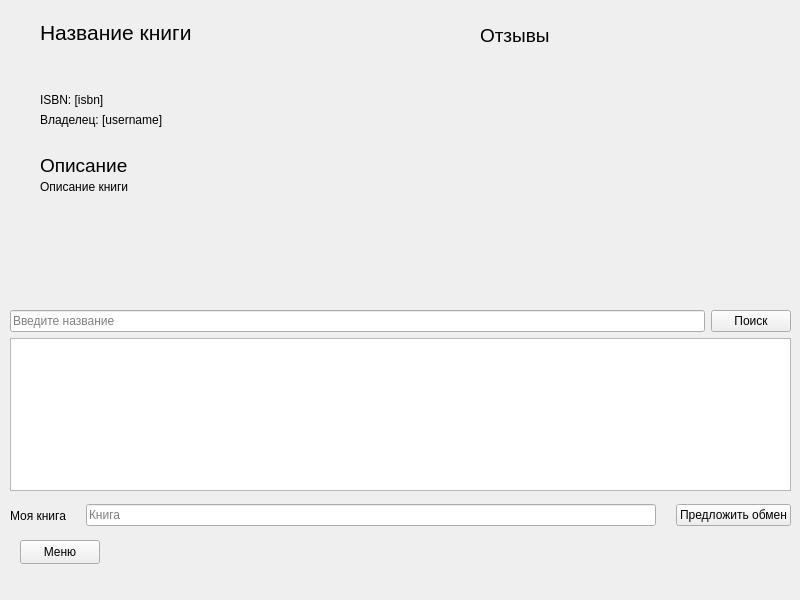
<?xml version="1.0" encoding="UTF-8"?>
<ui version="4.0">
 <class>UserBook</class>
 <widget class="QMainWindow" name="UserBook">
  <property name="geometry">
   <rect>
    <x>0</x>
    <y>0</y>
    <width>800</width>
    <height>600</height>
   </rect>
  </property>
  <property name="sizePolicy">
   <sizepolicy hsizetype="Minimum" vsizetype="Preferred">
    <horstretch>0</horstretch>
    <verstretch>0</verstretch>
   </sizepolicy>
  </property>
  <property name="windowTitle">
   <string>Книга</string>
  </property>
  <widget class="QWidget" name="centralwidget">
   <widget class="QPushButton" name="btnMenu">
    <property name="geometry">
     <rect>
      <x>20</x>
      <y>540</y>
      <width>80</width>
      <height>24</height>
     </rect>
    </property>
    <property name="text">
     <string>Меню</string>
    </property>
   </widget>
   <widget class="QWidget" name="verticalLayoutWidget">
    <property name="geometry">
     <rect>
      <x>10</x>
      <y>310</y>
      <width>781</width>
      <height>181</height>
     </rect>
    </property>
    <layout class="QVBoxLayout" name="vlTable">
     <item>
      <layout class="QHBoxLayout" name="hlSearch">
       <item>
        <widget class="QLineEdit" name="leSearch">
         <property name="placeholderText">
          <string>Введите название</string>
         </property>
        </widget>
       </item>
       <item>
        <widget class="QPushButton" name="btnSearch">
         <property name="text">
          <string>Поиск</string>
         </property>
        </widget>
       </item>
      </layout>
     </item>
     <item>
      <widget class="QTableWidget" name="twMyBooks">
       <property name="sizePolicy">
        <sizepolicy hsizetype="Expanding" vsizetype="Expanding">
         <horstretch>0</horstretch>
         <verstretch>0</verstretch>
        </sizepolicy>
       </property>
      </widget>
     </item>
    </layout>
   </widget>
   <widget class="QLabel" name="lbBookName">
    <property name="geometry">
     <rect>
      <x>40</x>
      <y>20</y>
      <width>361</width>
      <height>61</height>
     </rect>
    </property>
    <property name="font">
     <font>
      <pointsize>16</pointsize>
     </font>
    </property>
    <property name="text">
     <string>Название книги</string>
    </property>
    <property name="alignment">
     <set>Qt::AlignmentFlag::AlignLeading|Qt::AlignmentFlag::AlignLeft|Qt::AlignmentFlag::AlignTop</set>
    </property>
    <property name="wordWrap">
     <bool>true</bool>
    </property>
   </widget>
   <widget class="QLabel" name="lbBookDescription">
    <property name="geometry">
     <rect>
      <x>40</x>
      <y>180</y>
      <width>361</width>
      <height>91</height>
     </rect>
    </property>
    <property name="text">
     <string>Описание книги</string>
    </property>
    <property name="alignment">
     <set>Qt::AlignmentFlag::AlignLeading|Qt::AlignmentFlag::AlignLeft|Qt::AlignmentFlag::AlignTop</set>
    </property>
    <property name="wordWrap">
     <bool>true</bool>
    </property>
   </widget>
   <widget class="QLabel" name="lbReviewsTitle">
    <property name="geometry">
     <rect>
      <x>480</x>
      <y>20</y>
      <width>121</width>
      <height>31</height>
     </rect>
    </property>
    <property name="font">
     <font>
      <pointsize>14</pointsize>
     </font>
    </property>
    <property name="text">
     <string>Отзывы</string>
    </property>
   </widget>
   <widget class="QWidget" name="horizontalLayoutWidget">
    <property name="geometry">
     <rect>
      <x>10</x>
      <y>500</y>
      <width>781</width>
      <height>31</height>
     </rect>
    </property>
    <layout class="QHBoxLayout" name="hlSwap">
     <property name="spacing">
      <number>20</number>
     </property>
     <item>
      <widget class="QLabel" name="lbMyBook">
       <property name="text">
        <string>Моя книга</string>
       </property>
      </widget>
     </item>
     <item>
      <widget class="QLineEdit" name="leMyBook">
       <property name="maxLength">
        <number>13</number>
       </property>
       <property name="placeholderText">
        <string>Книга</string>
       </property>
      </widget>
     </item>
     <item>
      <widget class="QPushButton" name="btnOfferSwap">
       <property name="sizePolicy">
        <sizepolicy hsizetype="Preferred" vsizetype="Fixed">
         <horstretch>0</horstretch>
         <verstretch>0</verstretch>
        </sizepolicy>
       </property>
       <property name="text">
        <string>Предложить обмен</string>
       </property>
      </widget>
     </item>
    </layout>
   </widget>
   <widget class="QLabel" name="lbBookOwner">
    <property name="geometry">
     <rect>
      <x>40</x>
      <y>110</y>
      <width>201</width>
      <height>20</height>
     </rect>
    </property>
    <property name="text">
     <string>Владелец: [username]</string>
    </property>
   </widget>
   <widget class="QLabel" name="lbBookISBN">
    <property name="geometry">
     <rect>
      <x>40</x>
      <y>90</y>
      <width>201</width>
      <height>20</height>
     </rect>
    </property>
    <property name="text">
     <string>ISBN: [isbn]</string>
    </property>
   </widget>
   <widget class="QLabel" name="lbDescriptionTitle">
    <property name="geometry">
     <rect>
      <x>40</x>
      <y>150</y>
      <width>121</width>
      <height>31</height>
     </rect>
    </property>
    <property name="font">
     <font>
      <pointsize>14</pointsize>
     </font>
    </property>
    <property name="text">
     <string>Описание</string>
    </property>
   </widget>
  </widget>
  <widget class="QMenuBar" name="menubar">
   <property name="geometry">
    <rect>
     <x>0</x>
     <y>0</y>
     <width>800</width>
     <height>25</height>
    </rect>
   </property>
  </widget>
 </widget>
 <resources/>
 <connections/>
</ui>
